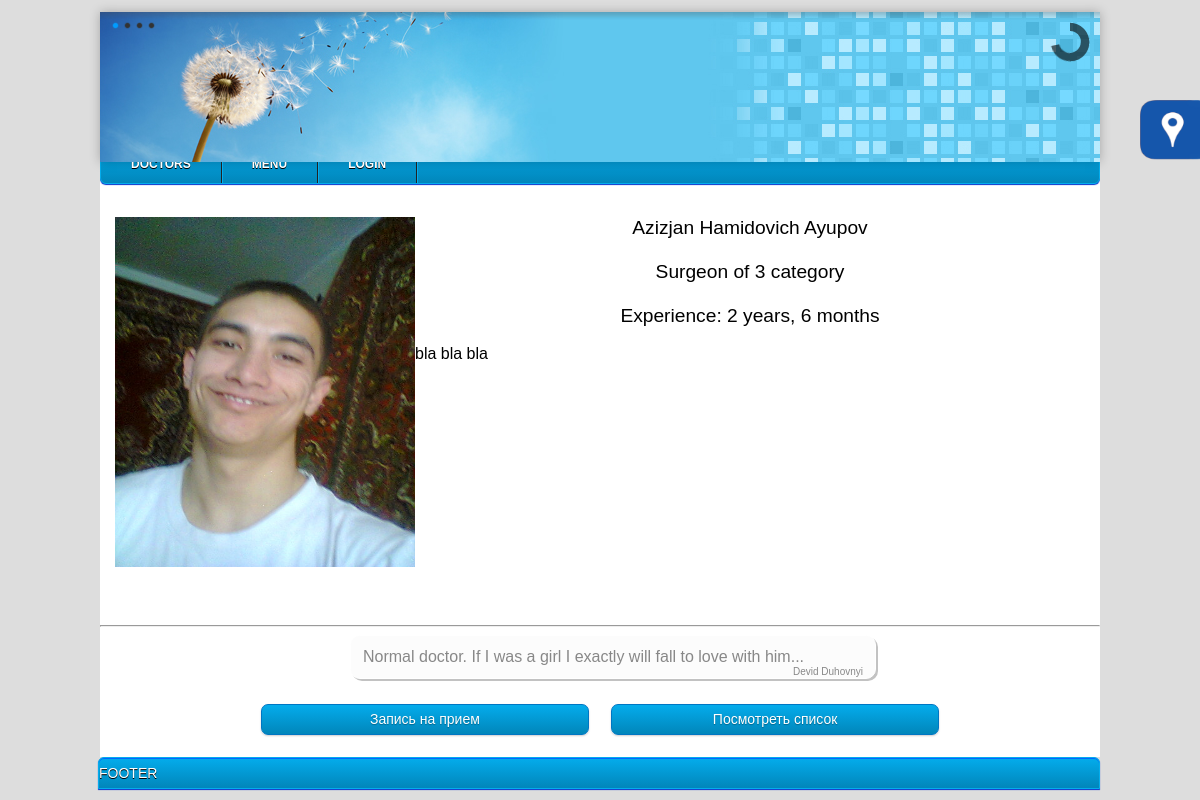
The app's page /index.php?doctor=25 with its own data.
### tables this page shows
CREATE TABLE IF NOT EXISTS `Employee` (
  `Emp_ID` int(11) NOT NULL AUTO_INCREMENT,
  `Class` int(11) NOT NULL,
  `First_Name` varchar(30) NOT NULL,
  `Surname` varchar(25) NOT NULL,
  `Middle_Name` varchar(30) DEFAULT NULL,
  `Prof` int(3) NOT NULL,
  `CarierStart` date NOT NULL,
  `Category` int(1) DEFAULT '5',
  `Phone_num` varchar(13) DEFAULT NULL,
  `Passport_data` varchar(30) NOT NULL,
  `Receipt_Date` date NOT NULL,
  `Image` varchar(50) NOT NULL,
  `CurriculumVitae` text NOT NULL,
  PRIMARY KEY (`Emp_ID`)
);

CREATE TABLE IF NOT EXISTS `Staff` (
  `Id` int(11) NOT NULL AUTO_INCREMENT,
  `Name` varchar(30) NOT NULL,
  `IsDoctor` tinyint(1) NOT NULL,
  `Salary` double NOT NULL,
  `Unit` int(1) NOT NULL,
  `Image` varchar(50) NOT NULL,
  PRIMARY KEY (`Id`)
);

CREATE TABLE IF NOT EXISTS `Emp_comments` (
  `Emp_comments_ID` int(11) NOT NULL AUTO_INCREMENT,
  `Emp_ID` int(5) NOT NULL,
  `Patient_Id` int(11) NOT NULL,
  `Date` timestamp NOT NULL DEFAULT CURRENT_TIMESTAMP,
  `Text` text NOT NULL,
  PRIMARY KEY (`Emp_comments_ID`)
);

CREATE TABLE IF NOT EXISTS `patients` (
  `ID` int(11) NOT NULL AUTO_INCREMENT,
  `First_Name` varchar(30) NOT NULL,
  `Middle_Name` varchar(30) DEFAULT NULL,
  `Second_Name` varchar(30) NOT NULL,
  `Birth_Date` date NOT NULL,
  `Gender` tinyint(1) NOT NULL DEFAULT '1',
  `Insurance_Category` int(10) DEFAULT NULL,
  `Diagnosis` int(11) NOT NULL,
  `Virus` tinyint(1) NOT NULL,
  `Receipt_Date` date NOT NULL,
  `Prof` varchar(25) NOT NULL,
  `Address` varchar(70) NOT NULL,
  `Phone` varchar(20) NOT NULL,
  `Email` varchar(30) NOT NULL,
  `Care_Doctor` int(5) NOT NULL,
  `Care_Doctor_Prof` int(5) NOT NULL,
  `Photo` varchar(50) NOT NULL,
  `Comment` varchar(150) DEFAULT NULL,
  PRIMARY KEY (`ID`)
);

### pages/doctor.php (the view, shortened to what this page needs)
<?php
	if(isset($_GET[doctor])){
		$result = mysql_query("SELECT * FROM Employee WHERE Emp_ID=$_GET[doctor]");
		$data = mysql_fetch_array($result);
		$result = mysql_query("SELECT Name FROM Staff WHERE Id = $data[Prof]");
		$dataFromStaff = mysql_fetch_array($result);
		print "
		<div class='docInfo'>
		  <div class='doc_photo'> <img height='350' width='300' src='../images/$data[Image]'> </div>
			 <center><big>$data[First_Name] $data[Middle_Name] $data[Surname]<br><br>
			 $dataFromStaff[Name] of $data[Category] category <br><br>";
		$currentDate = date('m/d/Y');
		$diff = abs(strtotime($currentDate) - strtotime($data[CarierStart]));
		$years = floor($diff / (365*60*60*24));
		$months = floor(($diff - $years * 365*60*60*24) / (30*60*60*24));
		printf("Experience: %d years, %d months</big></center><br>", $years, $months);
		print $data[CurriculumVitae];
		print '</div><hr>';
		$result = mysql_query("SELECT * FROM Emp_comments WHERE Emp_ID = $data[Emp_ID]") or die(mysql_error());
		$comments = mysql_fetch_array($result);
		if($comments){
			do
			{
				$res = mysql_query("SELECT First_Name, Second_Name FROM patients WHERE ID = $comments[Patient_Id]") or die(mysql_error());
				$patientData = mysql_fetch_array( $res );
				print "<div class='comment_block'>$comments[Text]<br>
				<div class='comment_signiture'>$patientData[First_Name] $patientData[Second_Name]</div></div>";
			}
			while($comments = mysql_fetch_array($result));
		}
		else{
			print '<centr>Nobody leave a comment<br></center>';
		}
		print "
			<center><div class='state'><a href='#' class='button blue' onClick='hiddenShow(\"b1\");' id='button1'>Запись на прием</a>     <a href='#' class='button blue' onClick='scripts/hiddenShow(\"b2\");' id='button2'>Посмотреть список</a></div></center>
			<div id='b1' class='hidden'>
				<br>ЗАПИСЬ К ВРАЧУ<br><br>
				<form name='statement' method='post'>";
					print "
				</form>
			</div>
			<div id='b2' class='hidden'><br>СПИСОК ЗАПИСАВШИХСЯ<br><br>";
				print "
			</div>
			<div id='b3' class='hidden'><br>
				<form method='post'>
					<textarea cols='60' rows='10' name='text' required /></textarea><br>
					<input type='submit' name='docComment' value='Enter'>
				</form>
			</div>";
    }
?>

### styles/css.css (style rules this page uses)
* { font-family: Arial; }
body { background-color: #ddd; }
.button, input[type="submit"] { width: 100px; display: inline-block; outline: none; cursor: pointer; text-align: center; text-decoration: none; font: 14px/100% Arial, Helvetica, sans-serif; padding: .5em 2em .55em; text-shadow: 0 1px 1px rgba(0,0,0,.3); -webkit-border-radius: .5em; -moz-border-radius: .5em; border-radius: .5em; -webkit-box-shadow: 0 1px 2px rgba(0,0,0,.2); -moz-box-shadow: 0 1px 2px rgba(0,0,0,.2); box-shadow: 0 1px 2px rgba(0,0,0,.2); }
.blue, input[type="submit"] { color: #fff; border: solid 1px #0076c3; background: #0095cd; background: -webkit-gradient(linear, left top, left bottom, from(#04acec), to(#0186ba)); }
.state { width: 1000px; height: 50px; float: right; white-space: pre; }
.docInfo { margin: 5px 15px; min-height: 400; }
.doc_photo img { width: 300px; height: 350px; float: left; }
.state .button { width: 27%; }
.comment_signiture { float: right; font-size: 10px; text-align: right; }
.comment_block { padding:12px; width:500px; position:relative; background-color:#fcfcfc; border:1px solid white; color:#888; margin-bottom:25px; -moz-border-radius:10px; -webkit-border-radius:10px; border-radius:10px; left:50%; margin-left:-250px; -moz-box-shadow:2px 2px 0 #c2c2c2; -webkit-box-shadow:2px 2px 0 #c2c2c2; box-shadow:2px 2px 0 #c2c2c2; }

### records on screen
employee: Image (picture), First_Name "Azizjan", Middle_Name "Hamidovich", Surname "Ayupov", Category "3", CurriculumVitae "bla bla bla"
staff: Name "Surgeon"
patients: First_Name "Devid", Second_Name "Duhovnyi"
emp_comments: Text "Normal doctor. If I was a girl I exactly will fall to love with him..."
